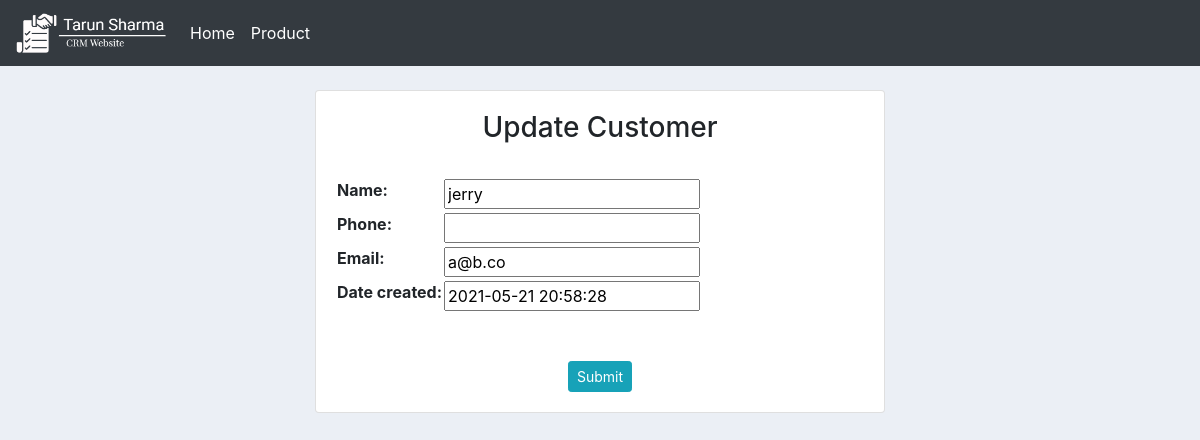
Screenshot of /update_customer/35/ with the database file from the repository.
### acccounts/models.py (models this page shows, shortened)
class Customer(models.Model):
    user = models.OneToOneField(User, blank=True, null=True, on_delete=models.CASCADE)
    name = models.CharField(max_length=200, null=True)
    phone = models.CharField(max_length=200, blank=True, null=True)
    email = models.CharField(max_length=200, null=True)
    date_created = models.DateTimeField(default=datetime.now, null=True)

### acccounts/views.py (the view)
# urls.py: path('update_customer/<str:pk>/', views.updateCustomer, name='update_customer'),
def updateCustomer(request, pk):
    task = Customer.objects.get(id=pk)
    form = CustomerForm(instance=task)
    if request.method == 'POST':
        form = CustomerForm(request.POST, instance=task)
        if form.is_valid():
            form.save()
            return redirect('/')
    context = {'form': form, 'task': task}
    return render(request, 'accounts/update_customer.html', context)

### acccounts/forms.py
class CustomerForm(ModelForm):
    class Meta:
        model = Customer
        fields = '__all__'
        exclude = ['user']

### acccounts/templates/accounts/update_customer.html (shortened to what this page needs)
{% extends 'accounts/main_template.html' %}
{% load static %}
{% block content %}
<br>
<div class="row">
    <div class="col-md-6 mx-auto">
        <div class="card card-body ">
            <H3 class="text mx-auto">Update Customer</H3><br>
            <form method="post" action="">
                <table>
                    {{form.as_table}}
                </table>
                <br><br>
                <div class="text-center">
                    <input type="submit" class="btn btn-sm btn-info" name="submit">
                </div>
            </form>
        </div>
    </div>
</div>
{% endblock %}

### static/styles/main.css (style rules this page uses)
body { background-color : #ebeff5; }

### rows the page displays
Customer: name "jerry", email "a@b.co", date_created "2021-05-21 20:58:28"
